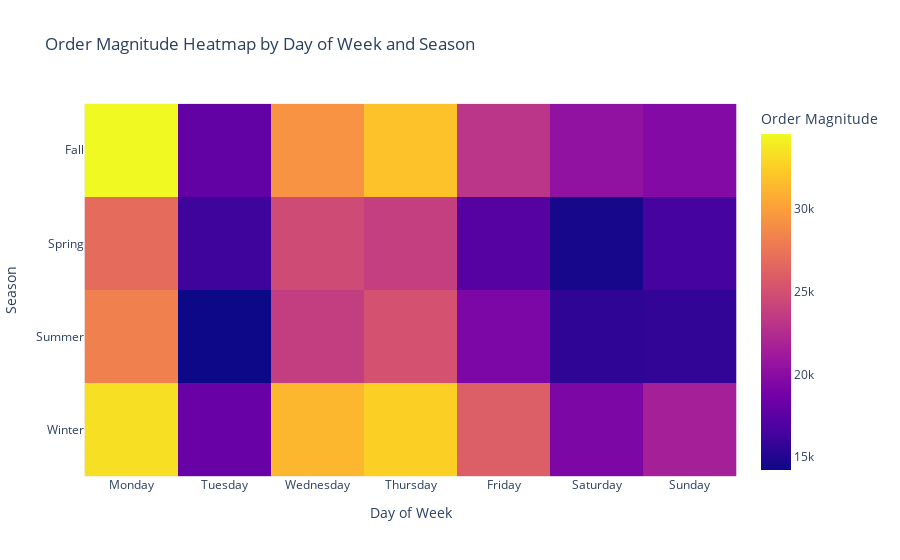

Notebook source saved alongside this figure:
### Code cell
# Copy relevant columns to a new DataFrame
df_hm = data[['season', 'day_of_week', 'orders']].copy()

# Convert categorical variables to numeric codes
df_hm['season'] = df_hm['season'].astype('category').cat.codes
df_hm['day_of_week'] = df_hm['day_of_week'].astype('category').cat.codes

# Pivot the data
pivot_data = df_hm.pivot_table(index='season', columns='day_of_week', values='orders', aggfunc='sum')

# Create heatmap
fig = px.imshow(pivot_data,
                labels=dict(x="Day of Week", y="Season", color="Order Magnitude"),
                x=['Monday', 'Tuesday', 'Wednesday', 'Thursday', 'Friday', 'Saturday', 'Sunday'],
                y=['Fall', 'Spring', 'Summer', 'Winter'],
                title='Order Magnitude Heatmap by Day of Week and Season')
fig.show()

### Figure 1 — Plotly figure (JSON) as saved in the notebook; plotly's stock layout.template omitted (floating-point values rounded to 4 significant figures)
{"data": [{"coloraxis": "coloraxis", "hovertemplate": "Day of Week: %{x}<br>Season: %{y}<br>Order Magnitude: %{z}<extra></extra>", "name": "0", "type": "heatmap", "x": ["Monday", "Tuesday", "Wednesday", "Thursday", "Friday", "Saturday", "Sunday"], "xaxis": "x", "y": ["Fall", "Spring", "Summer", "Winter"], "yaxis": "y", "z": [[34557, 17904, 29346, 31846, 23100, 20419, 19677], [26870, 16169, 24688, 23857, 17281, 14601, 16520], [28184, 14217, 23756, 25180, 19290, 15535, 15683], [33332, 18204, 31307, 32556, 25980, 19338, 21555]]}], "layout": {"coloraxis": {"colorbar": {"title": {"text": "Order Magnitude"}}, "colorscale": [[0, "#0d0887"], [0.1111, "#46039f"], [0.2222, "#7201a8"], [0.3333, "#9c179e"], [0.4444, "#bd3786"], [0.5556, "#d8576b"], [0.6667, "#ed7953"], [0.7778, "#fb9f3a"], [0.8889, "#fdca26"], [1, "#f0f921"]]}, "title": {"text": "Order Magnitude Heatmap by Day of Week and Season"}, "xaxis": {"anchor": "y", "constrain": "domain", "domain": [0, 1], "scaleanchor": "y", "title": {"text": "Day of Week"}}, "yaxis": {"anchor": "x", "autorange": "reversed", "constrain": "domain", "domain": [0, 1], "title": {"text": "Season"}}}}
